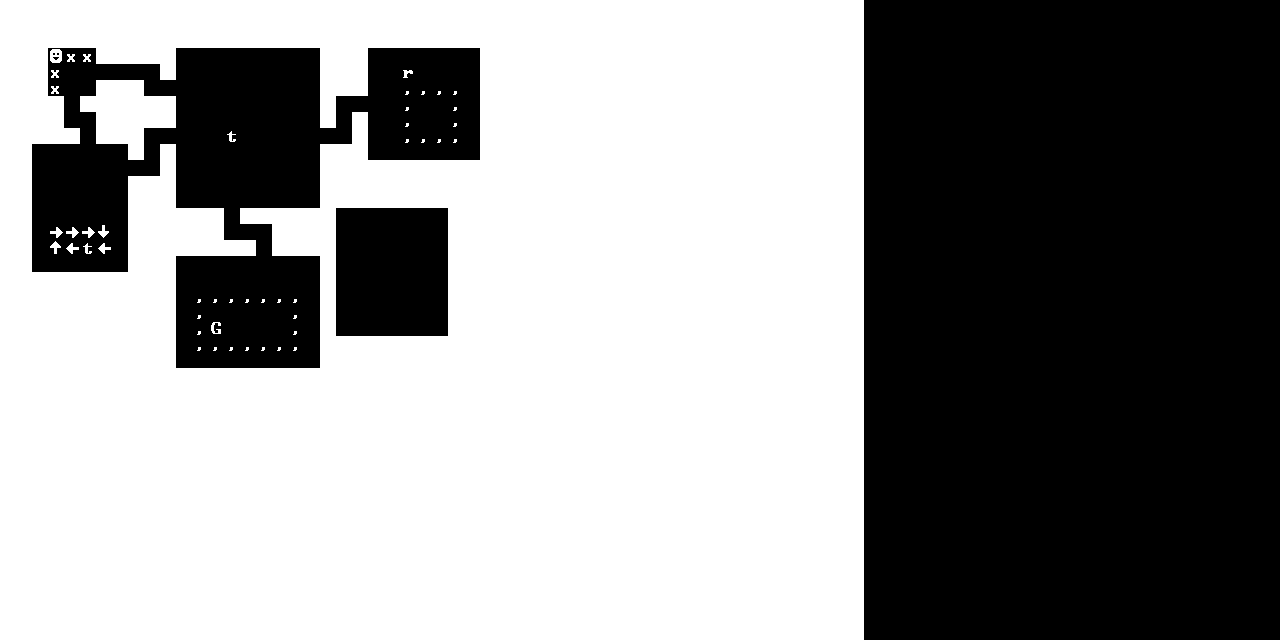

Below is a game level as drawn by its tile map, then a one-line description and the .tmx that defines it (tile-layer data replaced by summaries):
An orthogonal 80x40 tile map with 16x16 px tiles, 4 tile layers (terrain, wires, mob, patrol).

<map version="1.8" tiledversion="1.8.5" orientation="orthogonal" renderorder="right-down" width="80" height="40" tilewidth="16" tileheight="16" infinite="0" nextlayerid="6" nextobjectid="1">
 <editorsettings>
  <export format="csv" />
 </editorsettings>
 <tileset firstgid="1" source="tileset.tsx" />
 <layer id="1" name="terrain" width="80" height="40">
  <data>[3200 cells, 2160 non-empty, 11 distinct tile ids]</data>
 </layer>
 <layer id="4" name="wires" width="80" height="40" opacity="0.6" tintcolor="#ffaaff">
  <data>[3200 cells, 0 non-empty, 0 distinct tile ids]</data>
 </layer>
 <layer id="2" name="mob" width="80" height="40" tintcolor="#00ff00">
  <data>[3200 cells, 1 non-empty, 1 distinct tile ids]</data>
 </layer>
 <layer id="3" name="patrol" width="80" height="40" tintcolor="#ff0000">
  <data>[3200 cells, 30 non-empty, 1 distinct tile ids]</data>
 </layer>
</map>
